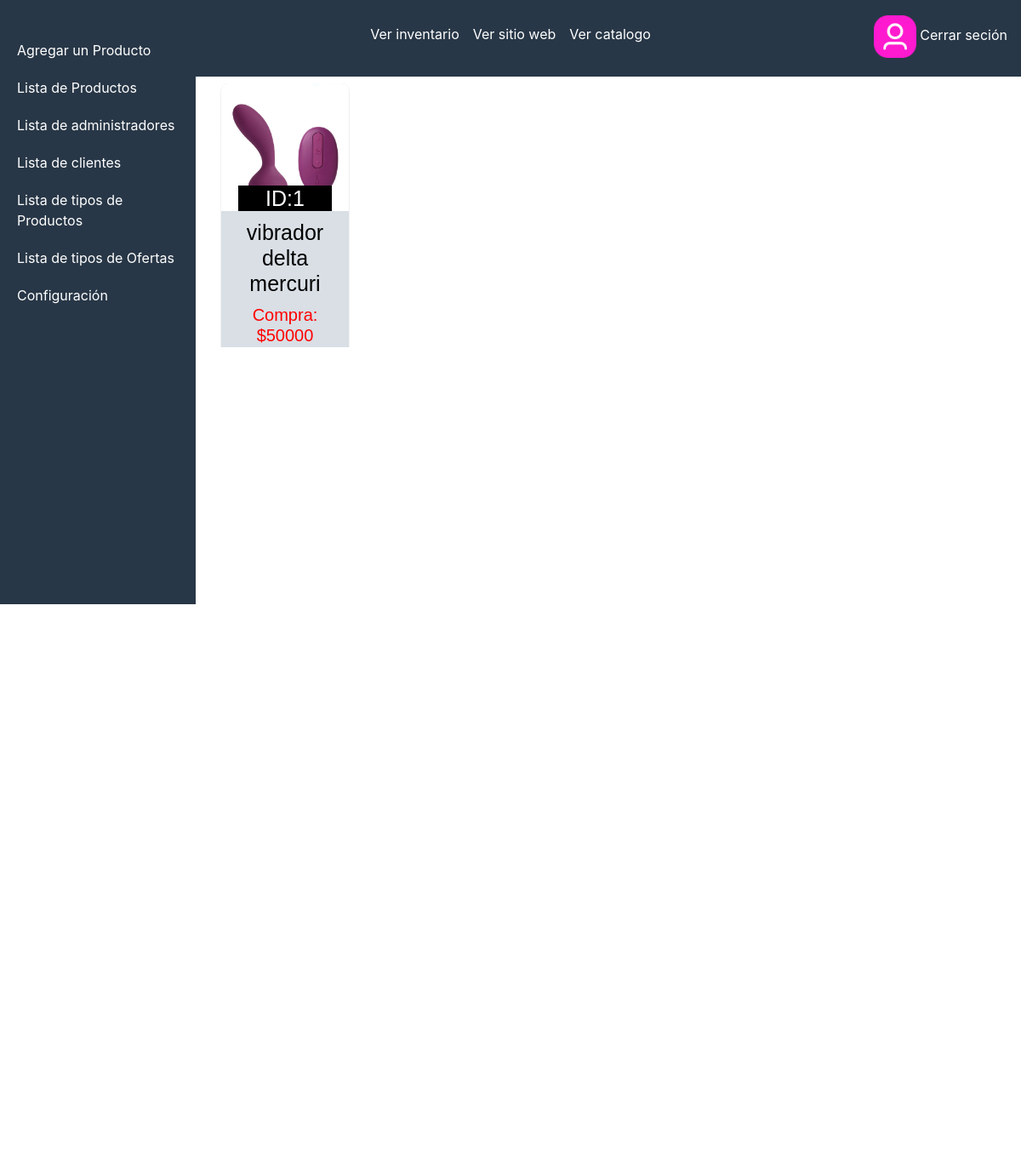
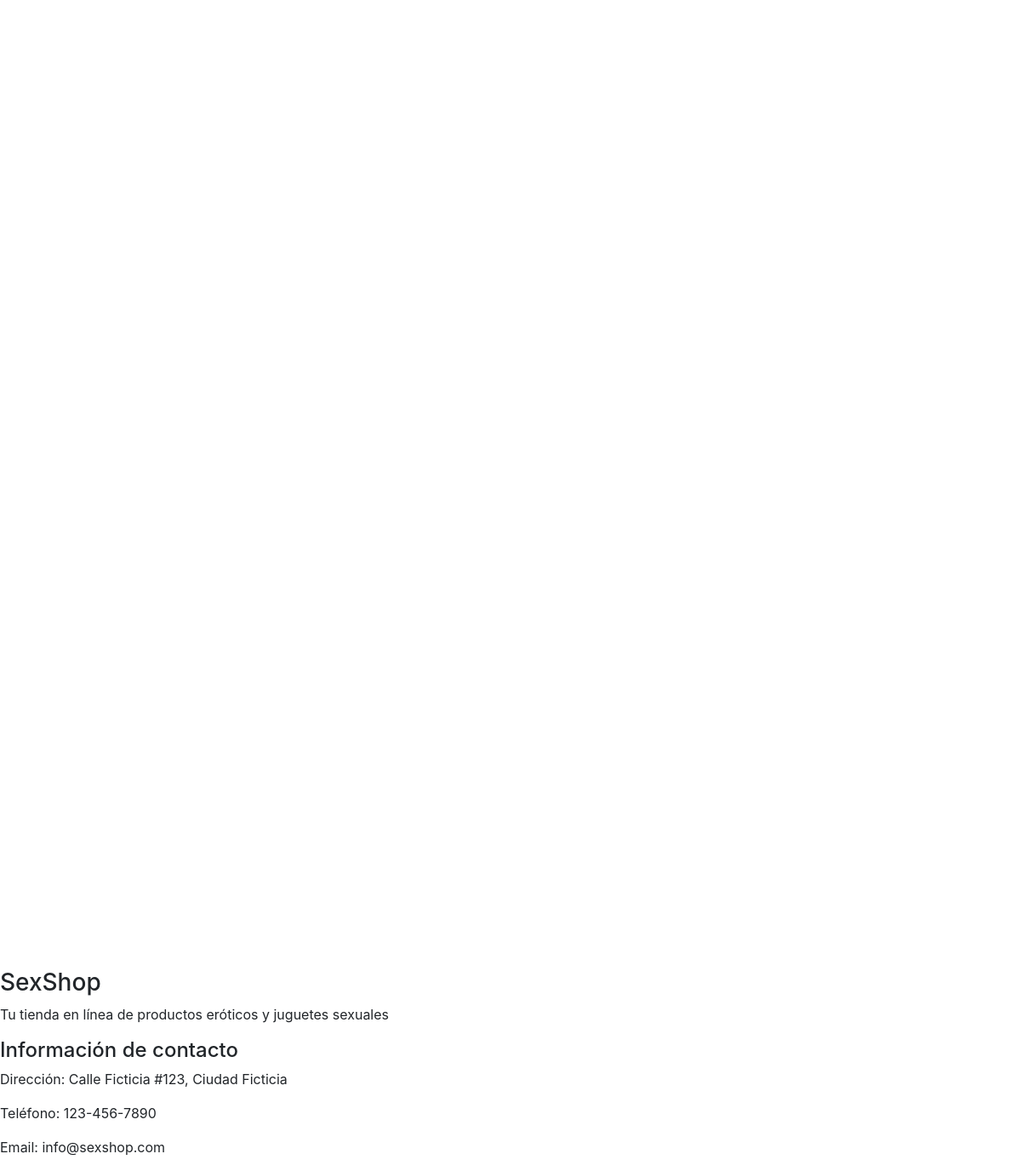
Screenshot of /PAGINA_ROSA/administrador/seccion/visualizacion_productos.php (signed in) with the database file from the repository (2 pictures, top to bottom).
### tables this page shows
CREATE TABLE `tlb_producto` (
  `producto_id` int(11) NOT NULL,
  `producto_nombre` varchar(30) DEFAULT NULL,
  `producto_descripcion` varchar(100) DEFAULT NULL,
  `producto_componenetes` varchar(300) DEFAULT NULL,
  `producto_modo_uso` varchar(500) DEFAULT NULL,
  `producto_precauciones` varchar(500) DEFAULT NULL,
  `producto_precio_compra` int(11) DEFAULT NULL,
  `producto_precio_venta` int(11) DEFAULT NULL,
  `producto_cantidad` tinyint(4) DEFAULT NULL,
  `producto_tipo` varchar(30) DEFAULT NULL,
  `producto_oferta` varchar(30) DEFAULT NULL,
  `producto_imagen` blob DEFAULT NULL,
  `producto_imagen_2` blob DEFAULT NULL,
  `producto_imagen_3` blob DEFAULT NULL
);

### PAGINA_ROSA/administrador/seccion/visualizacion_productos.php (the view, shortened to what this page needs)
<?php include("../../administrador\seccion/template-sections\barra-vertical.php") ?>
<?php
include("../config/db.php");
$sentenciaSQL= $conexion->prepare("SELECT * FROM tlb_producto");
$sentenciaSQL->execute();
$lista_producto=$sentenciaSQL->fetchAll(PDO::FETCH_ASSOC);
?>
<br>
<head>
  <link rel="stylesheet" href="../../administrador\css\view-style.css">
</head>
<div class="productos">
        <div class="producto">
       <?php foreach($lista_producto as $producto){
        $txtID = $producto['producto_id'];
        ?>
            <div class="container_v">
                <div class="card_v">
              <a href="../../administrador\seccion\view_producto.php?id=<?php echo $txtID; ?>">
              <img
                title="<?php echo $producto['producto_nombre'];?>"
                alt="<?php echo $producto['producto_nombre'];?>"
                class="card-img-top"
                src="../../img/<?php echo $producto['producto_imagen'];?>"
                data-toggle="popover"
                data-trigger="hover"
                data-content="<?php echo $producto['producto_descripcion']; ?>"
                height="317px"
                >
                </a>
                <div class="card-body">
                  <h5 class="id">ID:<?php echo $producto['producto_id']; ?></h5><br>
                  <h4 class="nombre"><?php echo $producto['producto_nombre'];?></h4>
                  <h5 class="precom">Compra:<br>$<?php echo $producto['producto_precio_compra']; ?></h5>
                  <h5 class="precio">Venta:<br>$<?php echo $producto['producto_precio_venta']; ?></h5><br>
                </div>
              </div>
            </div>
            <?php } ?>
        </div>
      </div>
<?php include("../template/pie.php") ?>

### PAGINA_ROSA/administrador/css/view-style.css (style rules this page uses)
.productos { width: 100%; height: 562px; overflow: auto; margin-top: -26px; }
.producto { width: 100%; flex-wrap: wrap; display: flex; margin-left: 290px; }
.container_v { width: 230px; height: 350px; margin-left: -70px; margin-top: -30px; display: flex; flex-wrap: wrap; overflow: hidden; }
.card_v { background-color: #d9dfe5; width: 230px; height: auto; border-radius: 8px; box-shadow: 0 2px 2px rgba(0, 0, 0, 0.2); overflow: hidden; margin:40px; text-align: center; transition: all 0.25s; }
.id { position: relative; margin-top: -50px; background-color: black; font-size: 25px; color: rgb(254, 253, 253); font-family: 'Arial Narrow', Arial, sans-serif; }
.nombre { margin-top: -22px; font-size: 25px; color: rgb(0, 0, 0); font-family: 'Arial Narrow', Arial, sans-serif; }
.precom { font-size: 20px; margin-top: 10px; color: rgb(255, 0, 0); font-family: 'Arial Narrow', Arial, sans-serif; }
.card_v img { width: 150px; height: 150px; }
.card_v a { font-weight: 300; text-decoration: none; color: rgb(161, 7, 71); }

### CSS/Pie-style.css (style rules this page uses)
body { display: flex; flex-direction: column; min-height: 100vh; }

### rows the page displays
tlb_producto: producto_imagen (picture), producto_id "1", producto_nombre "vibrador delta mercuri", producto_precio_compra "50000"
